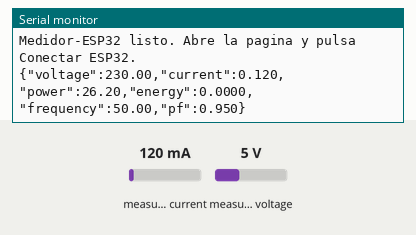
This sketch was run on a simulated ESP32. On the bench: the last lines printed to the serial monitor. The test bench sets the inputs (shaded band); at power-on: measured current 120 mA, measured voltage 5 V. Nothing arrives over Bluetooth unless stated; a phone connects over Bluetooth LE 3 s after start.

Above: at 1.2 s.
1.3 s: measured current set to 40 mA
At 2.2 s:
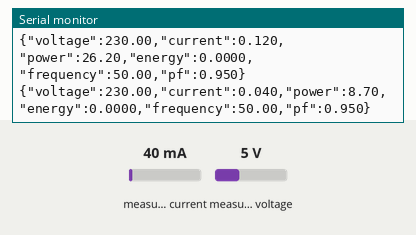
2.8 s: measured voltage set to 0.3 V
At 4.0 s:
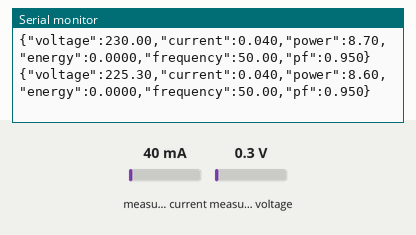
4.3 s: measured current set to 500 mA
At 5.8 s:
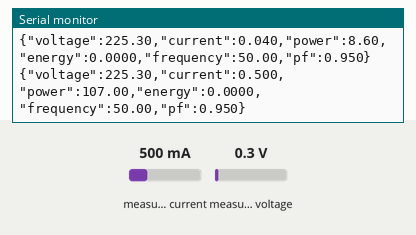
Timing chart, 0 to 7.3 s (numbered marks = the images above; inputs shaded):
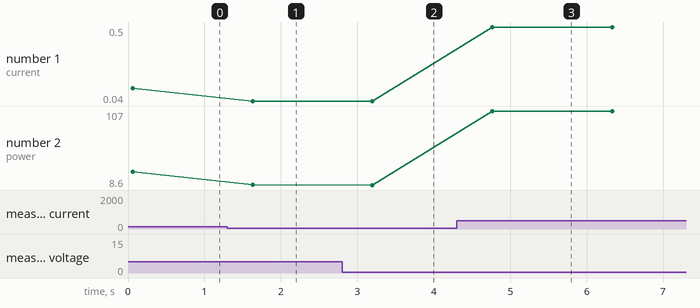

Measured:
- after the input at 1.3 s, the serial monitor: prints a new line after 0.33 s (image 1)
- after the input at 2.8 s, the serial monitor: prints a new line after 0.40 s (image 2)
- after the input at 4.3 s, the serial monitor: prints a new line after 0.47 s (image 3)
- plotted number 1: 0.12 → 0.04 after the input at 1.3 s, 0.04 → 0.5 after the input at 4.3 s
- plotted number 2: 26.2 → 8.7 after the input at 1.3 s, 8.7 → 8.6 after the input at 2.8 s, 8.6 → 107 after the input at 4.3 s

The sketch:

esp32_pzem_ble.ino
```cpp
#include <Arduino.h>
#include <PZEM004Tv30.h>
#include <BLEDevice.h>
#include <BLEServer.h>
#include <BLEUtils.h>
#include <BLE2902.h>

#define PZEM_RX 16
#define PZEM_TX 17
#define PZEM_SERIAL Serial2

const char* SERVICE_UUID = "12345678-1234-5678-1234-56789abcdef0";
const char* CHARACTERISTIC_UUID = "12345678-1234-5678-1234-56789abcdef1";

PZEM004Tv30 pzem(PZEM_SERIAL, PZEM_RX, PZEM_TX);
BLECharacteristic* characteristic;

void setup() {
  Serial.begin(115200);
  PZEM_SERIAL.begin(9600, SERIAL_8N1, PZEM_RX, PZEM_TX);
  BLEDevice::init("Medidor-ESP32");
  BLEServer* server = BLEDevice::createServer();
  BLEService* service = server->createService(SERVICE_UUID);
  characteristic = service->createCharacteristic(CHARACTERISTIC_UUID, BLECharacteristic::PROPERTY_READ | BLECharacteristic::PROPERTY_NOTIFY);
  characteristic->addDescriptor(new BLE2902());
  characteristic->setValue("ESP32 listo");
  service->start();
  BLEAdvertising* advertising = BLEDevice::getAdvertising();
  advertising->addServiceUUID(SERVICE_UUID);
  advertising->setScanResponse(true);
  BLEDevice::startAdvertising();
  Serial.println("Medidor-ESP32 listo. Abre la pagina y pulsa Conectar ESP32.");
}

void loop() {
  float voltage = pzem.voltage();
  float current = pzem.current();
  float power = pzem.power();
  float energy = pzem.energy();
  float frequency = pzem.frequency();
  float pf = pzem.pf();

  if (isnan(voltage)) voltage = 0;
  if (isnan(current)) current = 0;
  if (isnan(power)) power = 0;
  if (isnan(energy)) energy = 0;
  if (isnan(frequency)) frequency = 0;
  if (isnan(pf)) pf = 0;

  char payload[180];
  snprintf(payload, sizeof(payload), "{\"voltage\":%.2f,\"current\":%.3f,\"power\":%.2f,\"energy\":%.4f,\"frequency\":%.2f,\"pf\":%.3f}", voltage, current, power, energy, frequency, pf);
  characteristic->setValue((uint8_t*)payload, strlen(payload));
  characteristic->notify();
  Serial.println(payload);
  delay(1500);
}
```
